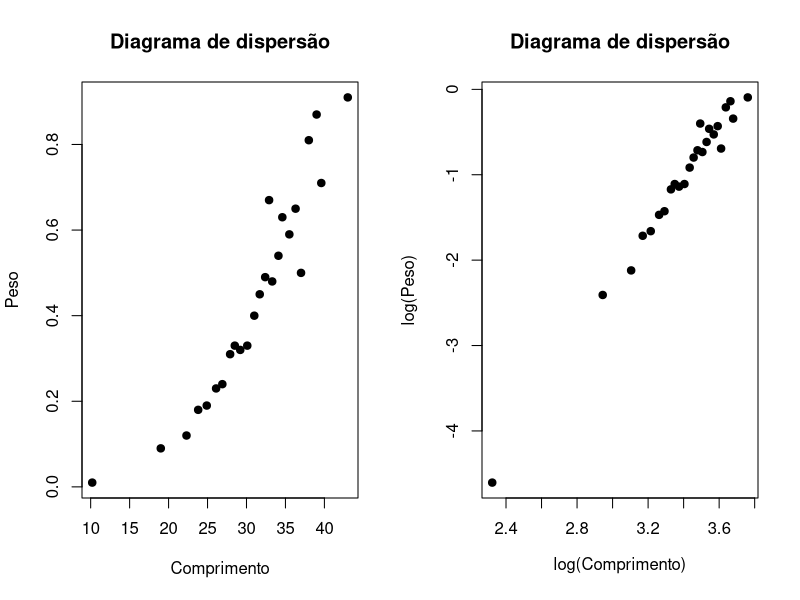
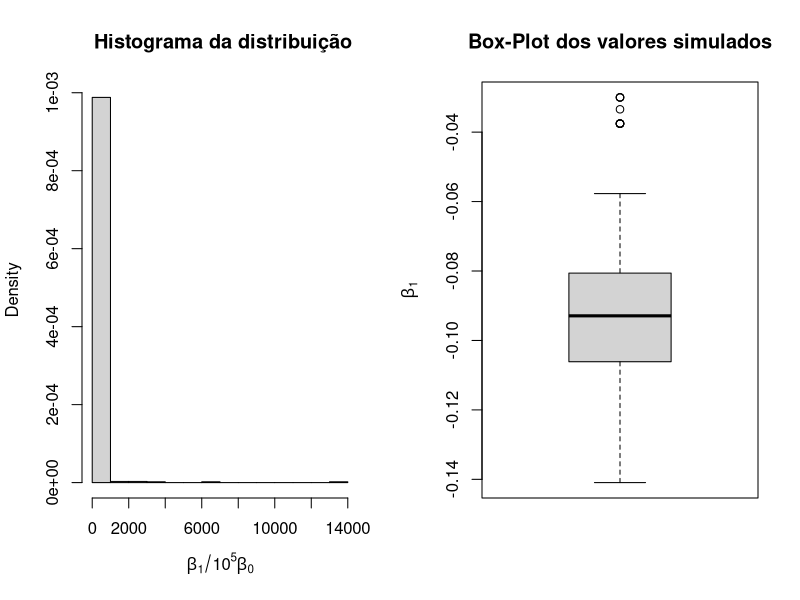

Here is the R script that generated these plots, in order:
# Lista 5 - MAE0524

library(LearnBayes)

# Exercício 3

# item a

x <- c(10.2,19.0,22.3,23.8,24.9,26.1,26.9,27.9,28.5,29.2,30.1,31.0,31.7,
       32.4,32.9,33.3,34.1,34.6,35.5,36.3,37.0,38.0,39.0,39.6,43.0)

y <- c(0.01,0.09,0.12,0.18,0.19,0.23,0.24,0.31,0.33,0.32,0.33,0.40,0.45,
       0.49,0.67,0.48,0.54,0.63,0.59,0.65,0.50,0.81,0.87,0.71,0.91)

lx <- log(x)
ly <- log(y)

par(mfrow=c(1,2))
plot(y~x, xlab="Comprimento", ylab="Peso", main="Diagrama de dispersão", pch=19)
plot(ly~lx, xlab=expression(paste(log,"(Comprimento)")), ylab=expression(paste(log,"(Peso)")), main="Diagrama de dispersão", pch=19)

# item b

data <- data.frame(log(x),log(y))

# para conferir as estimativas com o modelo clássico
model <- lm(data$log.y. ~ data$log.x.)

logpost <- function(theta,data){ # log da posteriori de theta
  beta.0 <- theta[1]
  beta.1 <- theta[2]
  x <- data[,1]
  y <- data[,2]
  n <- length(x)
  -1/2*sum((y-beta.0-beta.1*x)^2)
}

laplace <- laplace(logpost,c(-12,3),data) # aprox pela normal

proposal <- list(var=laplace$var, scale=2)
start <- array(c(2.87,-0.03),c(1,2))
m <- 1000 # tamanho da amostra
s <- rwmetrop(logpost, proposal, start,m,data)
# item c

s.0 <- data.frame(exp(s$par[,1]),s$par[,2])

# para beta.1
quantile(s.0[,2],c(.05,.95))

# para beta.0
quantile(s.0[,1],c(.05,.95))

# item d

s.1 <- (s.0[,2]/(10^5*s.0[,1]))
hist(s.1, main=" Histograma da distribuição",probability = T,xlab=expression(beta[1]/10^5*beta[0]))

# IC
quantile(s.1,c(.05,.95))

# Exercício 4

# item a

data.x <- c(seq(1:18))
data.y <- c(15,11,14,17,5,11,10,4,8,10,7,9,11,3,6,1,1,4)
Data <- data.frame(data.x,data.y)

log.post <- function(theta,data){ # log da posteriori de theta
  beta.0 <- theta[1]
  beta.1 <- theta[2]
  i <- data[,1]
  y <- data[,2]
  sum(y*(beta.0 + beta.1*i)- exp(beta.0 + beta.1*i))
}

# item b

laplace <- laplace(log.post,c(9.5,5),Data) # aprox pela normal
proposal <- list(var=laplace$var, scale=2)
start <- array(c(2.87,-0.03),c(1,2))
m <- 1000 # tamanho da amostra
s <- rwmetrop(log.post, proposal, start,m,Data)

# verificar se bate com o modelo classico
mod.pois = glm(Data$data.y ~ Data$data.x, family=poisson(link='log'))
summary(mod.pois)

boxplot(s$par[,2], ylab=expression(beta[1]), main="Box-Plot dos valores simulados")

# item c

quantile(s$par[,2],c(.05,.95))

# Exercício 6

# item a

log.post <- function(theta,data){ # log da posteriori de theta
    y <- data
    n <- 5
    k <- length(data)
    theta*(sum(y)-8*theta)-n*k*log(1+exp(theta))
}

dados <- c(5)
aproxnorm <- laplace(log.post,0.5,dados)
aproxnorm

1-pnorm(0,aproxnorm$mode,sqrt(aproxnorm$var))

# item b
start <- array(c(aproxnorm$mode,2*sqrt(aproxnorm$var)),c(1,1))
proposal <- list(var=2*aproxnorm$var, scale=2)
m <- 10000 # tamanho da amostra
s <- rwmetrop(log.post, proposal, start,m,dados)

sum(s$par>0)/length(s$par)
